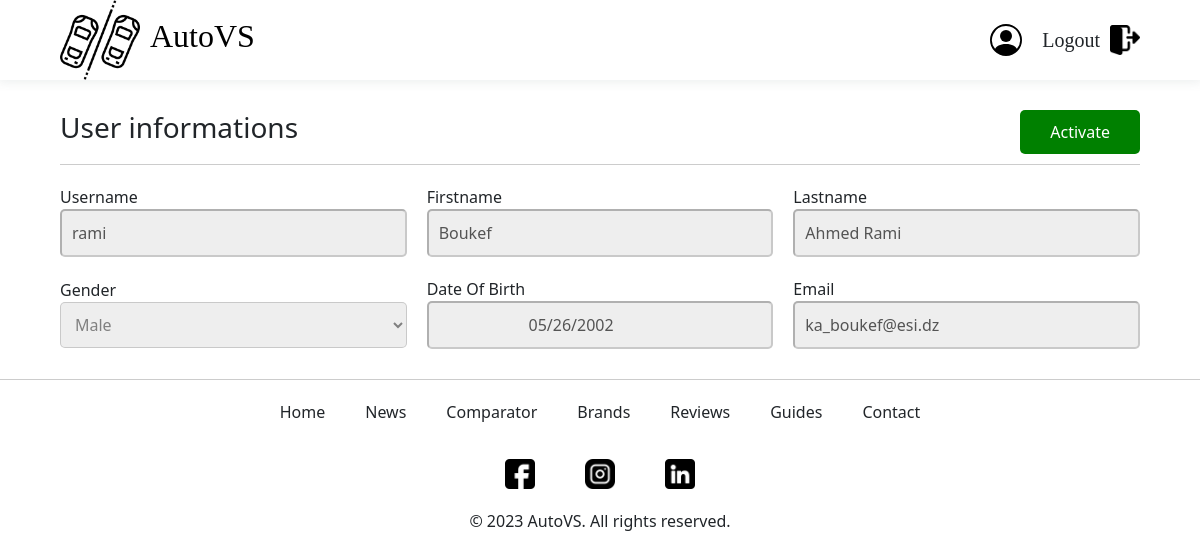
The app's page /Admin/users/modify/?id=1 (signed in) with its own data.
### tables this page shows
CREATE TABLE IF NOT EXISTS `user` (
  `UserID` int(11) NOT NULL AUTO_INCREMENT,
  `username` varchar(255) NOT NULL,
  `FirstName` varchar(50) DEFAULT NULL,
  `LastName` varchar(50) DEFAULT NULL,
  `Gender` enum('Male','Female') DEFAULT NULL,
  `DateOfBirth` date DEFAULT NULL,
  `Email` varchar(100) DEFAULT NULL,
  `Password` varchar(255) DEFAULT NULL,
  `IsAuthenticated` tinyint(1) DEFAULT '1',
  `IsBlocked` tinyint(1) DEFAULT '0',
  `admin` tinyint(1) NOT NULL DEFAULT '0',
  PRIMARY KEY (`UserID`),
  UNIQUE KEY `username` (`username`)
);

CREATE TABLE IF NOT EXISTS `contact` (
  `ContactID` int(11) NOT NULL AUTO_INCREMENT,
  `Type` varchar(255) DEFAULT NULL,
  `URL` varchar(255) DEFAULT NULL,
  `LOGO` int(11) DEFAULT NULL,
  PRIMARY KEY (`ContactID`),
  KEY `fk_img_cont` (`LOGO`)
);

CREATE TABLE IF NOT EXISTS `image` (
  `ImageID` int(11) NOT NULL AUTO_INCREMENT,
  `ImagePath` varchar(255) DEFAULT NULL,
  PRIMARY KEY (`ImageID`)
);

### controllers/Admin/UsersPageController.php (called while the page is built, shortened)
<?php
require_once($_SERVER['DOCUMENT_ROOT'] . './Project/views/Admin/ModifyUserPageView.php');
require_once($_SERVER['DOCUMENT_ROOT'] . './Project/Models/UserModel.php');
class AdminUsersPageController
{
    public function getUserById($id)
    {
        $model = new UserModel();
        return $model->getUserById($id);
    }
    public function showModifyUserPage($id)
    {
        $view = new AdminModifyUsersPageView();
        $view->showUserPage($id);
    }
}

### models/UserModel.php (called while the page is built, shortened)
<?php
class UserModel extends DBModel
{
    public function getUserById($id)
    {
        $db = $this->connect($this->host, $this->dbname, $this->username, $this->password);
        $sql = "SELECT * FROM user WHERE UserID = :id";
        $stmt = $db->prepare($sql);
        $stmt->bindParam(':id', $id);
        $stmt->execute();
        $user = $stmt->fetch();
        return $user;
    }
}

### models/HomePageModel.php (called while the page is built, shortened)
<?php
class HomePageModel extends DBModel
{
    public function getSocialMedia()
    {
        $db = $this->connect($this->host, $this->dbname, $this->username, $this->password);
        $sql = "SELECT * FROM contact JOIN Image ON contact.Logo = Image.ImageID";
        $stmt = $db->prepare($sql);
        $stmt->execute();
        $socialMedia = $stmt->fetchAll();
        return $socialMedia;
    }
}

### controllers/User/HomePageController.php (called while the page is built, shortened)
<?php
require_once($_SERVER['DOCUMENT_ROOT'] . './Project/Models/HomePageModel.php');
class HomePageController
{
    public function getSocialMedia()
    {
        $model = new HomePageModel();
        return $model->getSocialMedia();
    }
}

### views/Admin/LayoutView.php (the view, shortened to what this page needs)
<?php
class AdminLayoutView
{
    public function showNavbar()
    {
?>
        <div class="header-container">
            <a href="/Project/Admin/" class="logo">
                <img src="/Project/public/images/logo1.png" alt="">
                <h2>AutoVS</h2>
            </a>
            <div class="Profile">
                <a href="/Project/profile/">
                </a>
                <a class="logout" href="/Project/Api/api.php?logout=1">
                    <p>Logout</p>
                    <img src="/Project/public/images/logout.png" alt="logout">
                </a>
            </div>
        </div>
    <?php
    }
    ?>
    <?php
    public function showFooter()
    {
    ?>
        <div class="footer-menu">
            <ul>
                <li><a href="/Project/">Home</a></li>
                <li><a href="/Project/news/">News</a></li>
                <li><a href="/Project/compare/">Comparator</a></li>
                <li><a href="/Project/brands/">Brands</a></li>
                <li><a href="/Project/reviews/">Reviews</a></li>
                <li><a href="/Project/guide/">Guides</a></li>
                <li><a href="/Project/contact/">Contact</a></li>
            </ul>
            <div class="social">
                <?php
                $this->showSocialMedia();
                ?>
            </div>
            <p>© 2023 AutoVS. All rights reserved.</p>
        </div>
        <?php
    }
    public function showSocialMedia()
    {
        $controller = new HomePageController();
        $socialMedia = $controller->getSocialMedia();
        foreach ($socialMedia as $media) {
        ?>
            <a href="<?php echo $media["URL"] ?>">
                <img src="/Project/public/images/<?php echo $media["ImagePath"] ?>" alt="<?php echo $media["Type"] ?>">
            </a>
<?php
        }
    }
}

### views/Admin/ModifyUserPageView.php (shortened to what this page needs)
<?php
require_once($_SERVER['DOCUMENT_ROOT'] . './Project/views/Admin/LayoutView.php');
class AdminModifyUsersPageView extends AdminLayoutView
{
    public function content($id)
    {
        $controller = new AdminUsersPageController();
        $user = $controller->getUserById($id);
?>
        <div class="userInfo">
            <div>
                <h3>User informations</h3>
                <a href="/Project/Api/api.php?toggleUser=<?= $user['IsBlocked'] ? 0 : 1 ?>&UserID=<?= $user['UserID'] ?>" style="background-color:<?= $user['IsBlocked'] ? "green" : "red" ?>"><?= $user['IsBlocked'] ? "Activate" : "Block" ?></a>
            </div>
            <form action="/Project/Api/api.php" method="post">
                <div>
                    <div>
                        <label for="Username">Username</label>
                        <input disabled id="Username" name="username" type="text" value="<?= $user['username'] ?>" required>
                    </div>
                    <div>
                        <label for="Firstname">Firstname</label>
                        <input disabled id="Firstname" name="FirstName" type="text" value="<?= $user['FirstName'] ?>" required>
                    </div>
                    <div>
                        <label for="Lastname">Lastname</label>
                        <input disabled id="Lastname" name="LastName" type="text" value="<?= $user['LastName'] ?>" required>
                    </div>
                    <div>
                        <label for="Gender">Gender</label>
                        <select disabled id="Gender" name="Gender" required>
                            <option value="Male" <?= $user['Gender'] == 'Male' ? "selected" : "" ?>>Male</option>
                        </select>
                    </div>
                    <div>
                        <label for="DateOfBirth">Date Of Birth</label>
                        <input disabled id="DateOfBirth" name="DateOfBirth" type="date" value="<?= $user['DateOfBirth'] ?>" required>
                    </div>
                    <div>
                        <label for="Email">Email</label>
                        <input disabled id="Email" name="Email" type="email" value="<?= $user['Email'] ?>" required>
                    </div>
                </div>
            </form>
        </div>
<?php
    }
    public function showUserPage($id)
    {
        $this->showNavbar();
        $this->content($id);
        $this->showFooter();
    }
}

### css/style.css (style rules this page uses)
:root { --spinner-width: 100%; --spinner-height: 15vh; --spinner-elements-displayed: 5; --spinner-element-width: calc( var(--spinner-width) / var(--spinner-elements-displayed) ); --spinner-animation-duration: calc(var(--spinner-elements) * 3s); }
* { margin: 0; padding: 0; box-sizing: border-box; }
.header-container { height: 10vh; display: flex; justify-content: space-between; padding: 0 5%; align-items: center; box-shadow: 0 0.1px 11px 2px rgba(68, 89, 88, 0.11); }
.header-container .logo img { height: 10vh; }
.logo { display: flex; align-items: center; justify-content: center; gap: 10px; font-family: "Comic Sans MS", cursive; text-decoration: none; }
.logo h2 { text-decoration: none; color: #000; }
.social { display: flex; align-items: center; justify-content: center; gap: 10px; }
.social img { height: 30px; width: 30px; }
.footer-menu { width: 100%; height: 8vh; border-top: 1px solid #ccc; text-align: center; }
.footer-menu p { margin: 20px 0; }
.footer-menu > ul { height: 100%; display: flex; align-items: center; justify-content: center; list-style-type: none; padding: 0; }
.footer-menu a { color: inherit; text-align: center; text-decoration: none; padding: 0 20px; }
.logo { display: flex; align-items: center; justify-content: center; gap: 10px; font-family: "Comic Sans MS", cursive; }
.logout { height: 100%; text-decoration: none; color: inherit; font-size: 20px; display: flex; align-items: center; justify-content: center; gap: 10px; font-family: "Comic Sans MS", cursive; }
.logout p { margin: 0; }
.logout img { height: 30px; width: 30px; }
.userInfo { margin: 30px 5%; }
.userInfo form > div { display: grid; grid-template-columns: repeat(3, minmax(0, 1fr)); gap: 20px; margin: 20px 0; }
.userInfo form div div { display: flex; flex-direction: column; justify-content: center; gap: 0; }
.userInfo > div:first-child { border-bottom: 1px solid #ccc; padding-bottom: 10px; display: flex; justify-content: space-between; align-items: center; }
.userInfo form div div input, .userInfo form div div select { background: #eee; justify-content: center; display: flex; padding: 10px 10px; outline: none; border-radius: 5px; }
.userInfo button, .userInfo a, .NewsInfo button { padding: 10px 30px; background-color: #007bff; color: #fff; border-radius: 5px; border: none; cursor: pointer; text-decoration: none; }
.Profile { display: flex; justify-content: center; align-items: center; gap: 20px; }
.Profile > a > svg { width: 32px; height: 32px; }

### records on screen
user: username "rami", FirstName "Boukef", LastName "Ahmed Rami", Gender "Male", DateOfBirth "05/26/2002", Email "ka_boukef@esi.dz"
contact: image.ImagePath (picture)
contact: image.ImagePath (picture)
contact: image.ImagePath (picture)
